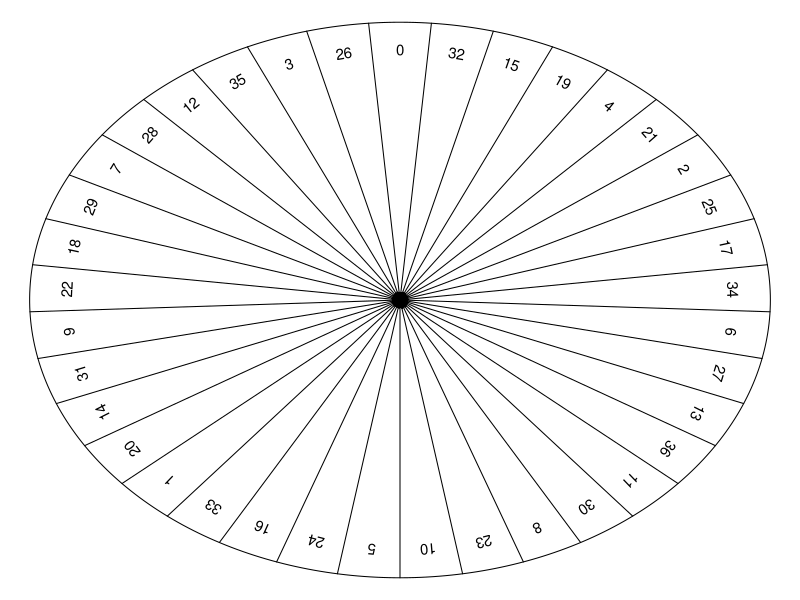
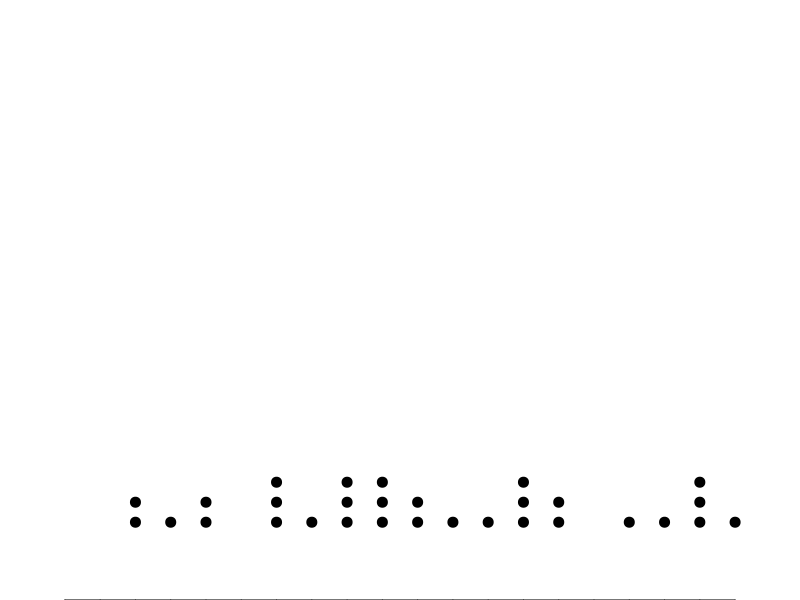

Here is the R script that generated these plots, in order:
## ---- chunk 1
knitr::opts_chunk$set(echo = FALSE)
## ---- chunk 2
nums = "0-32-15-19-4-21-2-25-17-34-6-27-13-36-11-30-8-23-10-5-24-16-33-1-20-14-31-9-22-18-29-7-28-12-35-3-26"
nums = strsplit(nums,"-")[[1]]
ints = as.integer(nums)
par(mar=c(0,0,0,0))
plot(0,0,type='n',ann=F,axes=F)
thetas = seq(0,2*pi,length.out=370)
lines(cos(thetas),sin(thetas))
for(i in 1:37){
  lines(c(0,sin((i-0.5)/37*2*pi)),c(0,cos((i-0.5)/37*2*pi)))
  text(c(0,sin((i-1)/37*2*pi))*0.9,c(0,cos(((i-1)/37*2*pi)))*0.9,ints[i],cex=0.9,srt=-(i-1)/37*360)
}
## ---- chunk 3
set.seed(123)
n = 30
x = sample(1:20,n,T)
rs = cummax(x)-cummin(x)
stripchart(x,method="stack",xlim=c(0,21),at=0.2,pch=20,cex=2,offset=0.5,axes=F)
axis(side=1,at=1:20,labels=1:20)
